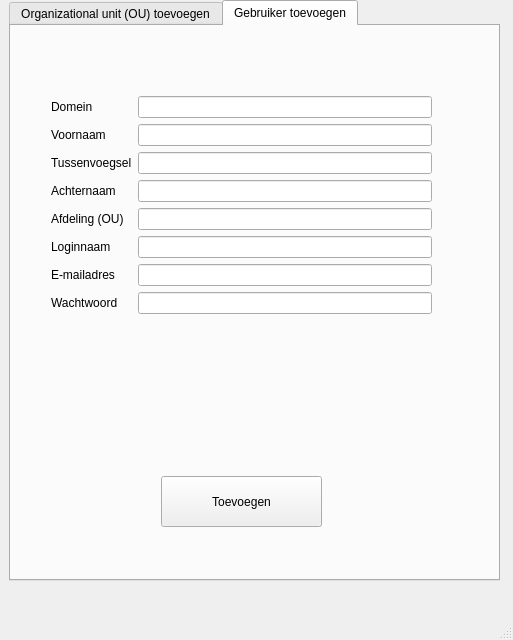
<?xml version="1.0" encoding="UTF-8"?>
<ui version="4.0">
 <class>MainWindow</class>
 <widget class="QMainWindow" name="MainWindow">
  <property name="geometry">
   <rect>
    <x>0</x>
    <y>0</y>
    <width>513</width>
    <height>640</height>
   </rect>
  </property>
  <property name="windowTitle">
   <string>MainWindow</string>
  </property>
  <widget class="QWidget" name="centralwidget">
   <widget class="QTabWidget" name="tabWidget">
    <property name="geometry">
     <rect>
      <x>9</x>
      <y>0</y>
      <width>491</width>
      <height>581</height>
     </rect>
    </property>
    <property name="currentIndex">
     <number>1</number>
    </property>
    <widget class="QWidget" name="">
     <attribute name="title">
      <string>Organizational unit (OU) toevoegen</string>
     </attribute>
    </widget>
    <widget class="QWidget" name="tab">
     <attribute name="title">
      <string>Gebruiker toevoegen</string>
     </attribute>
     <widget class="QWidget" name="formLayoutWidget">
      <property name="geometry">
       <rect>
        <x>40</x>
        <y>70</y>
        <width>381</width>
        <height>341</height>
       </rect>
      </property>
      <layout class="QFormLayout" name="formLayout">
       <item row="0" column="0">
        <widget class="QLabel" name="domainLabel">
         <property name="text">
          <string>Domein</string>
         </property>
        </widget>
       </item>
       <item row="0" column="1">
        <widget class="QLineEdit" name="domainLineEdit"/>
       </item>
       <item row="1" column="0">
        <widget class="QLabel" name="voornaamLabel">
         <property name="text">
          <string>Voornaam</string>
         </property>
        </widget>
       </item>
       <item row="1" column="1">
        <widget class="QLineEdit" name="voornaamLineEdit"/>
       </item>
       <item row="2" column="0">
        <widget class="QLabel" name="tussenvoegselLabel">
         <property name="text">
          <string>Tussenvoegsel</string>
         </property>
        </widget>
       </item>
       <item row="2" column="1">
        <widget class="QLineEdit" name="tussenvoegselLineEdit"/>
       </item>
       <item row="3" column="0">
        <widget class="QLabel" name="achternaamLabel">
         <property name="text">
          <string>Achternaam</string>
         </property>
        </widget>
       </item>
       <item row="3" column="1">
        <widget class="QLineEdit" name="achternaamLineEdit"/>
       </item>
       <item row="4" column="0">
        <widget class="QLabel" name="afdelingOULabel">
         <property name="text">
          <string>Afdeling (OU)</string>
         </property>
        </widget>
       </item>
       <item row="4" column="1">
        <widget class="QLineEdit" name="afdelingOULineEdit"/>
       </item>
       <item row="5" column="0">
        <widget class="QLabel" name="loginnaamLabel">
         <property name="text">
          <string>Loginnaam</string>
         </property>
        </widget>
       </item>
       <item row="5" column="1">
        <widget class="QLineEdit" name="loginnaamLineEdit"/>
       </item>
       <item row="6" column="0">
        <widget class="QLabel" name="eMailadresLabel">
         <property name="text">
          <string>E-mailadres</string>
         </property>
        </widget>
       </item>
       <item row="6" column="1">
        <widget class="QLineEdit" name="eMailadresLineEdit"/>
       </item>
       <item row="7" column="0">
        <widget class="QLabel" name="wachtwoordLabel">
         <property name="text">
          <string>Wachtwoord</string>
         </property>
        </widget>
       </item>
       <item row="7" column="1">
        <widget class="QLineEdit" name="wachtwoordLineEdit"/>
       </item>
      </layout>
     </widget>
     <widget class="QPushButton" name="pushButton">
      <property name="geometry">
       <rect>
        <x>150</x>
        <y>450</y>
        <width>161</width>
        <height>51</height>
       </rect>
      </property>
      <property name="text">
       <string>Toevoegen</string>
      </property>
     </widget>
    </widget>
   </widget>
  </widget>
  <widget class="QMenuBar" name="menubar">
   <property name="geometry">
    <rect>
     <x>0</x>
     <y>0</y>
     <width>513</width>
     <height>21</height>
    </rect>
   </property>
  </widget>
  <widget class="QStatusBar" name="statusbar"/>
 </widget>
 <resources/>
 <connections/>
</ui>
